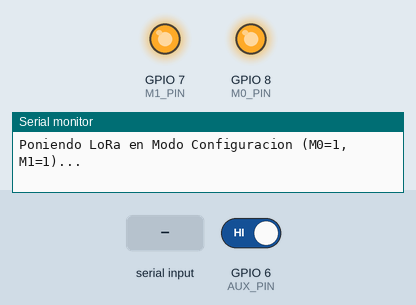
A sketch run on a simulated ESP32-S3. On the bench: output pins drawn as LEDs (lit = HIGH), the last lines printed to the serial monitor. The test bench sets the inputs (shaded band); at power-on: GPIO 6 (AUX_PIN) HIGH.

Above: at 1.1 s.
At 2.4 s:
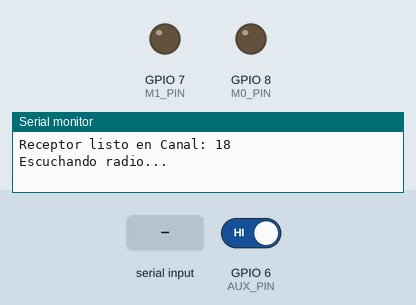
2.5 s: GPIO 6 (AUX_PIN) driven LOW
4.0 s: "1" received over the second serial link
Timing chart, 0 to 7.0 s (numbered marks = the images above; inputs shaded):
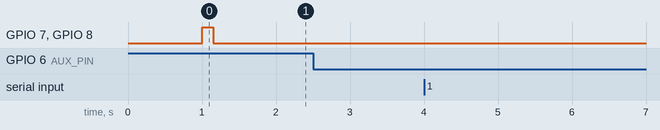

The sketch:

Prueba_Receptor.ino
```cpp
#include <Arduino.h>

#define RX_PIN  9 // RX del ESP32 -> Conectar a TXD del E220
#define TX_PIN  10 // TX del ESP32 -> Conectar a RXD del E220
#define AUX_PIN 6
#define M1_PIN  7
#define M0_PIN  8

// Mismo canal que el Emisor
#define CANAL_LORA 18

void cambiarModo(uint8_t m0, uint8_t m1) {
  digitalWrite(M0_PIN, m0);
  digitalWrite(M1_PIN, m1);
  delay(50);
  while (digitalRead(AUX_PIN) == LOW) delay(5);
}

void configurarModulo(uint8_t canal) {
  Serial.println("Poniendo LoRa en Modo Configuracion (M0=1, M1=1)...");
  cambiarModo(HIGH, HIGH); // Modo 3

  uint8_t cfg[] = { 0xC0, 0x00, 0x08, 0x00, 0x00, 0x62, 0x00, canal, 0x03, 0x00, 0x00 };
  Serial2.write(cfg, sizeof(cfg));
  delay(100);

  while (Serial2.available()) Serial2.read();

  Serial.println("Configuracion grabada. Pasando a Modo Normal (M0=0, M1=0)...");
  cambiarModo(LOW, LOW); // Modo 0 (Normal)
  Serial.print("Receptor listo en Canal: ");
  Serial.println(canal);
}

void setup() {
  Serial.begin(115200);
  while(!Serial);
  Serial.println("Se ha abierto el puerto serie");
  delay(1000);

  pinMode(M0_PIN, OUTPUT);
  pinMode(M1_PIN, OUTPUT);
  pinMode(AUX_PIN, INPUT);

  Serial2.begin(9600, SERIAL_8N1, RX_PIN, TX_PIN);

  Serial.println("\n=== RECEPTOR ESP32-S3 (CON CONTROL DE M0/M1) ===");
  configurarModulo(CANAL_LORA);
  Serial.println("Escuchando radio...\n");
}

void loop() {
  // Testigo de recepción en antena por el pin AUX
  static int ultimoAux = HIGH;
  int auxActual = digitalRead(AUX_PIN);
  if (auxActual != ultimoAux) {
    if (auxActual == LOW) {
      Serial.println("\n[RF DETECTADA EN ANTENA]");
    }
    ultimoAux = auxActual;
  }

  // Lectura directa del mensaje entrante
  if (Serial2.available() > 0) {
    Serial.print(">>> RECIBIDO: ");
    while (Serial2.available() > 0) {
      char c = Serial2.read();
      Serial.print(c);
    }
  }
}
```
